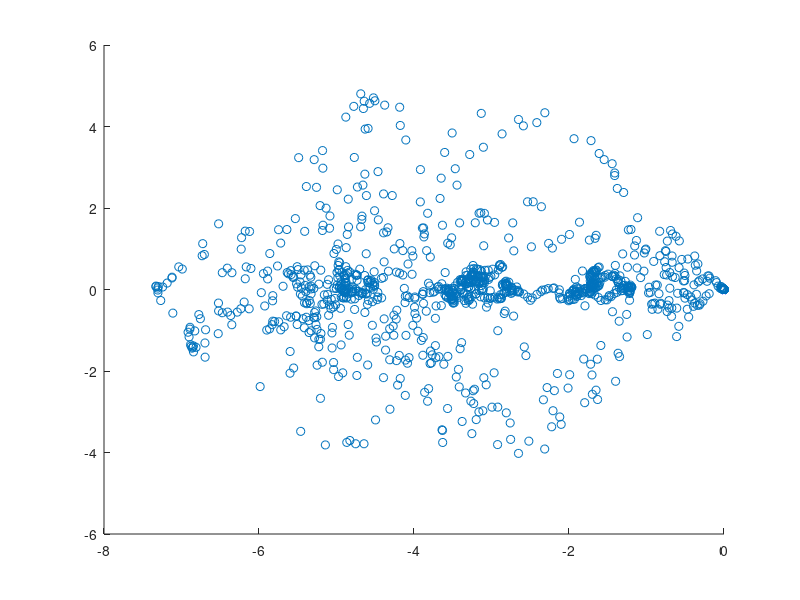

This figure's MATLAB source:
load A.dat
%result=zeros(10,1);
[U,S,V] = svd(A);
%k=1~10
k=2;
U2 = U(:,1:k);
S2 = S(1:k,1:k);
V2 = V(:,1:k);
P2 = A*V2;

scatter(P2(:,1),P2(:,2));

%sdia=diag(S2)
